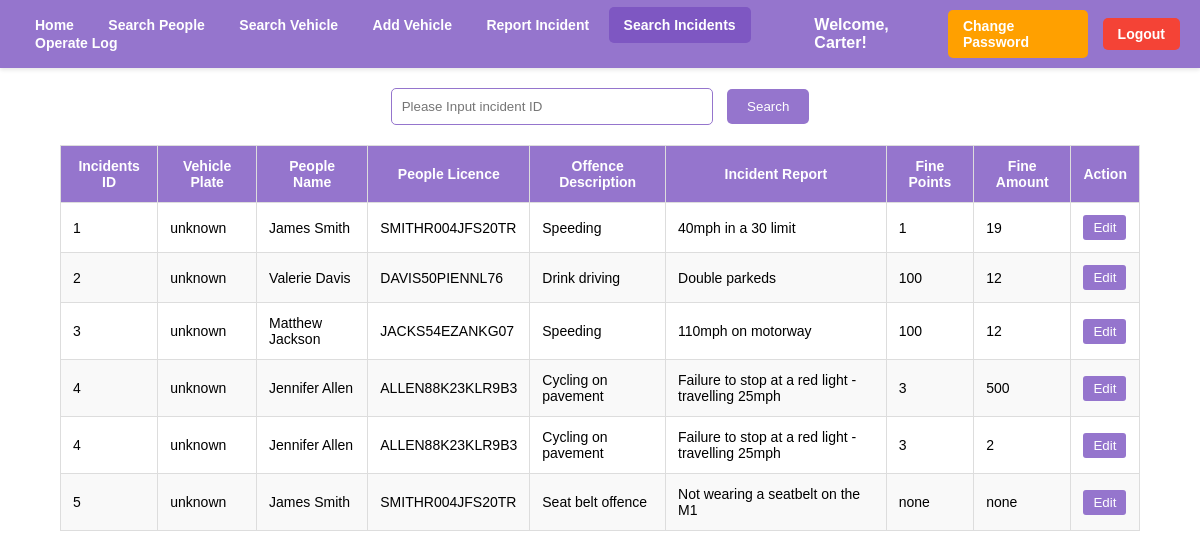
Screenshot of /html/homework/admin/searchIncidents.php (signed in) with the database file from the repository.
### tables this page shows
CREATE TABLE `Incident` (
  `Incident_ID` int(11) NOT NULL,
  `Vehicle_ID` int(11) DEFAULT NULL,
  `People_ID` int(11) DEFAULT NULL,
  `Incident_Date` date NOT NULL,
  `Incident_Report` varchar(500) NOT NULL,
  `Offence_ID` int(11) DEFAULT NULL
);

CREATE TABLE `Vehicle` (
  `Vehicle_ID` int(11) NOT NULL,
  `Vehicle_type` varchar(50) NOT NULL,
  `Vehicle_colour` varchar(20) NOT NULL,
  `Vehicle_plate` varchar(6) NOT NULL
);

CREATE TABLE `People` (
  `People_ID` int(11) NOT NULL,
  `People_name` varchar(50) NOT NULL,
  `People_address` varchar(255) DEFAULT NULL,
  `People_licence` varchar(16) DEFAULT NULL
);

CREATE TABLE `Offence` (
  `Offence_ID` int(11) NOT NULL,
  `Offence_description` varchar(50) NOT NULL,
  `Offence_maxFine` int(11) NOT NULL,
  `Offence_maxPoints` int(11) NOT NULL
);

CREATE TABLE `Fines` (
  `Fine_ID` int(11) NOT NULL,
  `Fine_Amount` int(11) NOT NULL,
  `Fine_Points` int(11) NOT NULL,
  `Incident_ID` int(11) NOT NULL
);

### html/homework/admin/user_verify.php (called while the page is built, shortened)
<?php
return $_SESSION['user'];

### html/homework/admin/db.inc.php (called while the page is built)
<?php
require './db.php';
$configuration = [
    'servername' => 'mariadb',
    'username' => 'root',
    'password' => 'rootpwd',
    'dbname' => 'cw2-database'
];
return new DB(
    $configuration['servername'],
    $configuration['username'],
    $configuration['password'],
    $configuration['dbname'],
    3306
);

### html/homework/admin/db.php (called while the page is built, shortened)
<?php
class DB
{
    var $link = null;
    function __construct($db_host, $db_user, $db_pass, $db_name, $db_port)
    {
        $this->link = mysqli_connect($db_host, $db_user, $db_pass, $db_name, $db_port);
        mysqli_query($this->link, "set sql_mode = ''");
        mysqli_query($this->link, "set character set 'utf8'");
        mysqli_query($this->link, "set names 'utf8'");
        return true;
    }
    function get_rows($q)
    {
        $result = mysqli_query($this->link, $q);
        $rows = [];
        while ($row = mysqli_fetch_assoc($result)) {
            $rows[] = $row;
        }
        return $rows;
    }
}

### html/homework/admin/common.php (called while the page is built, shortened)
<?php
$db = require './db.inc.php';
return $db;

### html/homework/admin/searchIncidents.php (the view, shortened to what this page needs)
<?php
$db = require './common.php';
require 'nav.php';
$searchTerm = $_GET['search'] ?? '';
$results = [];
if ($searchTerm) {
    $sql = "select incident.Incident_ID,Vehicle_plate,people.People_name,People_licence,Incident_Report,Offence_description,Fine_Amount,Fine_Points from Incident
    left join vehicle on vehicle.Vehicle_ID = incident.Vehicle_ID = vehicle.Vehicle_ID
    left join people on people.People_ID = incident.People_ID
    left join offence on offence.Offence_ID = incident.Offence_ID
    left join fines on fines.Incident_ID = incident.Incident_ID
    where incident.Incident_ID = '" . $searchTerm . "' or incident.Vehicle_ID = '" . $searchTerm . "'";
    $results = $db->get_rows($sql);
}else{
    $sql = "select incident.Incident_ID,Vehicle_plate,people.People_name,People_licence,Incident_Report,Offence_description,Fine_Amount,Fine_Points from Incident
    left join vehicle on vehicle.Vehicle_ID = incident.Vehicle_ID = vehicle.Vehicle_ID
    left join people on people.People_ID = incident.People_ID
    left join offence on offence.Offence_ID = incident.Offence_ID
    left join fines on fines.Incident_ID = incident.Incident_ID order by incident.Incident_ID";
    $results = $db->get_rows($sql);
}
?>
    <div class="search-container">
        <form action="searchIncidents.php" method="get">
            <input type="text" name="search" placeholder="Please Input incident ID"
                   value="<?= htmlspecialchars($searchTerm) ?>">
            <input type="submit" value="Search">
        </form>
    </div>
<?php if ($results): ?>
    <table class="results-table">
        <thead>
        <tr>
            <th>Incidents ID</th>
            <th>Vehicle Plate</th>
            <th>People Name</th>
            <th>People Licence</th>
            <th>Offence Description</th>
            <th>Incident Report</th>
            <th>Fine Points</th>
            <th>Fine Amount</th>
            <th>Action</th>
        </tr>
        </thead>
        <tbody>
        <?php foreach ($results as $row): ?>
            <tr>
                <td><?= htmlspecialchars($row['Incident_ID']) ?></td>
                <td><?= htmlspecialchars($row['Vehicle_plate'] ?? 'unknown') ?></td>
                <td><?= htmlspecialchars($row['People_name']) ?></td>
                <td><?= htmlspecialchars($row['People_licence']) ?></td>
                <td><?= htmlspecialchars($row['Offence_description']) ?></td>
                <td><?= htmlspecialchars($row['Incident_Report']) ?></td>
                <td><?= htmlspecialchars($row['Fine_Points'] ?? 'none') ?></td>
                <td><?= htmlspecialchars($row['Fine_Amount'] ?? 'none') ?></td>
                <td>
                    <button class="sm-button" onclick="window.location.href='./edit.php?id=<?= $row['Incident_ID'] ?>'">Edit</button>
                </td>
            </tr>
        <?php endforeach; ?>
        </tbody>
    </table>
<?php elseif ($searchTerm): ?>
    <p style="text-align: center; color: #666;">No results found for "<?= htmlspecialchars($searchTerm) ?>"</p>
<?php endif; ?>

### html/homework/admin/nav.php (shortened to what this page needs)
<?php
$username = require 'user_verify.php';
?>
<!DOCTYPE html>
<html lang="en">
<head>
</head>
<body>
<?php
function checkActive($page): string
{
    $current = basename($_SERVER['PHP_SELF']);
    return $current == $page ? 'class="active"' : '';
}
?>
<div class="navbar">
    <nav>
        <a href="index.php" <?= checkActive('index.php'); ?>>Home</a>
        <a href="searchPeople.php" <?= checkActive('searchPeople.php'); ?>>Search People</a>
        <a href="searchVehicle.php" <?= checkActive('searchVehicle.php'); ?>>Search Vehicle</a>
        <a href="addVehicle.php" <?= checkActive('addVehcle.php'); ?>>Add Vehicle</a>
        <a href="report.php" <?= checkActive('report.php'); ?>>Report Incident</a>
        <a href="searchIncidents.php" <?= checkActive('searchIncidents.php'); ?>>Search Incidents</a>
        <a href="operateLog.php" <?= checkActive('operateLog.php'); ?>>Operate Log</a>
    </nav>
    <div class="actions">
        <span class="welcome-text">Welcome, <?php echo $username; ?>!</span>
        <a href="changePassword.php" class="change-password">Change Password</a>
        <a href="logout.php" class="logout">Logout</a>
    </div>
</div>
</body>
</html>

### html/homework/admin/nav.php (style rules this page uses)
body { margin: 0; font-family: 'Poppins', Arial, sans-serif; }
.navbar { display: flex; justify-content: space-between; align-items: center; background-color: #9575cd; padding: 10px 20px; box-shadow: 0 2px 4px rgba(0, 0, 0, 0.1); }
.navbar a { color: #fff; padding: 10px 15px; text-decoration: none; font-size: 14px; font-weight: bold; border-radius: 5px; transition: all 0.3s ease; }
.navbar .active { background-color: #7e57c2; }
.navbar .actions { display: flex; align-items: center; gap: 15px; }
.welcome-text { color: #fff; font-size: 16px; font-weight: bold; }
.navbar .actions a { padding: 8px 15px; font-size: 14px; font-weight: bold; text-decoration: none; border-radius: 5px; transition: all 0.3s ease; }
.navbar .actions a.change-password { background-color: #ffa000; color: #fff; }
.navbar .actions a.logout { background-color: #f44336; color: #fff; }

### html/homework/admin/searchIncidents.php (style rules this page uses)
.search-container { display: flex; justify-content: center; margin: 20px; }
.search-container input[type="text"] { width: 300px; padding: 10px; margin-right: 10px; border: 1px solid #9575cd; border-radius: 5px; outline: none; }
.search-container input[type="submit"] { padding: 10px 20px; background-color: #9575cd; border: none; border-radius: 5px; color: #fff; cursor: pointer; outline: none; transition: background-color 0.3s ease; }
.results-table { width: 90%; margin: 20px auto; border-collapse: collapse; text-align: left; font-size: 14px; }
.results-table th, .results-table td { padding: 12px; border: 1px solid #ddd; }
.results-table th { background-color: #9575cd; color: #fff; text-align: center; }
.results-table tr:nth-child(even) { background-color: #f9f9f9; }
.sm-button { padding: 5px 10px; background-color: #9575cd; border: none; border-radius: 3px; color: #fff; cursor: pointer; transition: background-color 0.3s ease; }

### rows the page displays
incident: Incident_ID "1", Vehicle_ID.Vehicle_plate "unknown", People_ID.People_name "James Smith", People_ID.People_licence "SMITHR004JFS20TR", Offence_ID.Offence_description "Speeding", Incident_Report "40mph in a 30 limit", fines.Fine_Points "1", fines.Fine_Amount "19"
incident: Incident_ID "2", Vehicle_plate "unknown", People_ID.People_name "Valerie Davis", People_ID.People_licence "DAVIS50PIENNL76", Offence_ID.Offence_description "Drink driving", Incident_Report "Double parkeds", fines.Fine_Points "100", fines.Fine_Amount "12"
incident: Incident_ID "3", Vehicle_ID.Vehicle_plate "unknown", People_ID.People_name "Matthew Jackson", People_ID.People_licence "JACKS54EZANKG07", Offence_ID.Offence_description "Speeding", Incident_Report "110mph on motorway", fines.Fine_Points "100", fines.Fine_Amount "12"
incident: Incident_ID "4", Vehicle_ID.Vehicle_plate "unknown", People_ID.People_name "Jennifer Allen", People_ID.People_licence "ALLEN88K23KLR9B3", Offence_ID.Offence_description "Cycling on pavement", Incident_Report "Failure to stop at a red light - travelling 25mph", fines.Fine_Points "3", fines.Fine_Amount "500", fines.Fine_Amount "2"
incident: Incident_ID "5", Vehicle_ID.Vehicle_plate "unknown", People_ID.People_name "James Smith", People_ID.People_licence "SMITHR004JFS20TR", Offence_ID.Offence_description "Seat belt offence", Incident_Report "Not wearing a seatbelt on the M1", Fine_Points "none", Fine_Amount "none"

### other values shown
$username "Carter"
